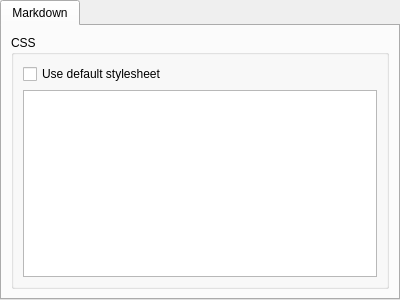
<?xml version="1.0" encoding="UTF-8"?>
<ui version="4.0">
 <class>StylesPage</class>
 <widget class="QTabWidget" name="StylesPage">
  <property name="geometry">
   <rect>
    <x>0</x>
    <y>0</y>
    <width>400</width>
    <height>300</height>
   </rect>
  </property>
  <property name="windowTitle">
   <string>TabWidget</string>
  </property>
  <property name="currentIndex">
   <number>0</number>
  </property>
  <widget class="QWidget" name="markdown">
   <attribute name="title">
    <string>Markdown</string>
   </attribute>
   <layout class="QVBoxLayout" name="verticalLayout">
    <item>
     <widget class="QGroupBox" name="groupBox">
      <property name="title">
       <string>CSS</string>
      </property>
      <layout class="QVBoxLayout" name="verticalLayout_2">
       <item>
        <widget class="QCheckBox" name="useDefaultCheckBox">
         <property name="text">
          <string>Use default stylesheet</string>
         </property>
        </widget>
       </item>
       <item>
        <widget class="QPlainTextEdit" name="customCSSPlainTextEdit"/>
       </item>
      </layout>
     </widget>
    </item>
   </layout>
  </widget>
 </widget>
 <resources/>
 <connections/>
</ui>
